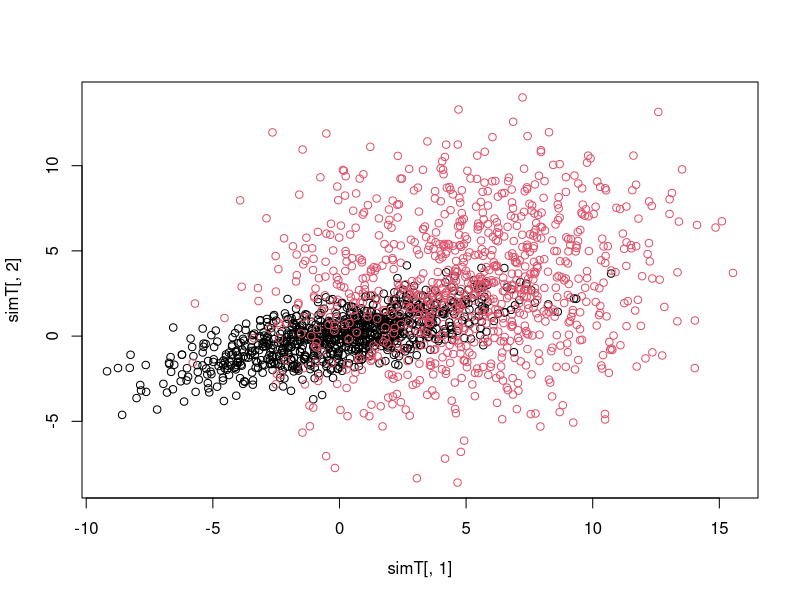
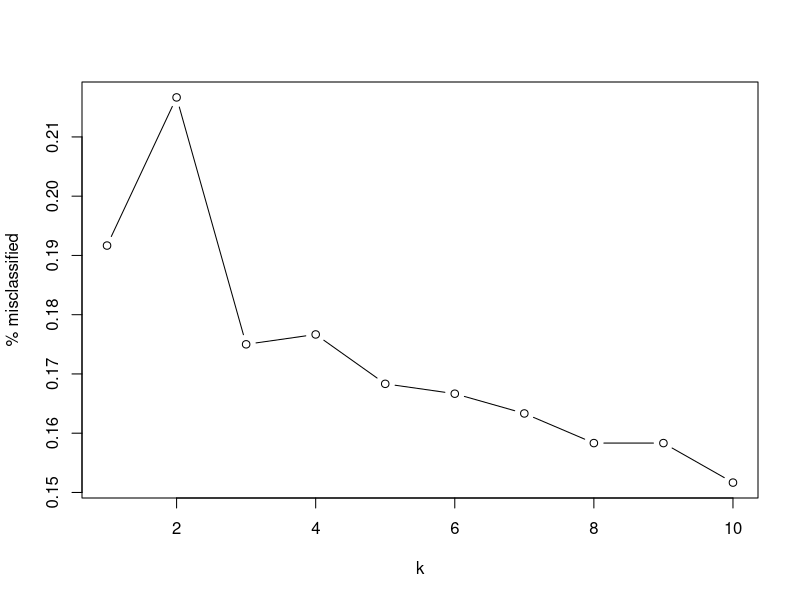

Source code (R) for these figures, in order: (Note: this script raises an error after producing the figures.)
library(MASS)
require(class) ##For knn -> K nearest neighbours

mu = c(0,0) ##Mean vector (0,0)
sig = matrix(c(10, 3, 3, 2), nrow = 2, ncol = 2) ##Sigma, which stands for cov matrix
simA = mvrnorm(900, mu, sig)

muB = c(5,3)
sigB =  matrix(c(12, 2, 2, 15), nrow = 2, ncol = 2)
simB = mvrnorm(900, muB, sigB)

## We will analyse both data sets together, using the rbind function to create the data set simT
simT <- rbind(simA,simB)
## rbind combines its arguments row-wise (i.e., simA on top of simB) so that simT is now a matrix with 1,800
 ## rows and 2 columns.

##Next we will add a column to simT that indicates the class membership of each observation, so that we have
##a record of whether each observation (i.e., each row in the data) in simT came from simA, or from simB.
class_ind <- rep(c(1, 2), each = 900)
simT <- cbind(simT, class_ind)
simT
## The first line of code creates a vector class_ind that repeats the term 1 900 times, and then 2 a further 900
 ## times. The rep function replicates the values in its first argument a set number of times. There are different
 ## ways to specify the function, e.g., rep(c(1, 2), c(900, 900)) or c(rep(1, 900), rep(2, 900).
 ## The second line of code adds the vector class_ind as a third column to the simT dataset. The function
 ## cbind combines the data column-wise (i.e., side to side), in much the same way rbind combines data by rows.

## To visualise the data set simT enter the following:
  plot(simT[,1], simT[,2], col = as.factor(simT[, 3]))
  ## We use the as.factor function to distinguish that the class membership is a categorical variable, and not
  ## numerical, although strictly speaking it isn’t necessary to use this here.
  
  
 ## The function knn takes as its arguments a training data set and a testing data set, which we are now going
 ## to create. We will use a split whereby 1/3 of the data will be used for training, 1/3 of the data will be used
##  for testing, and 1/3 for validation. To create the test and training sub-sets enter the following:
  
  index_train <- c(1:300, 1:300 + 900)
  index_test <- c(1:300 + 300, 1:300 + 900 + 300)
  index_valid <- c(1:300 + 600, 1:300 + 900 + 600)
  
  train <- simT[index_train, 1:2]
  test <- simT[index_test, 1:2]
  valid <- simT[index_valid, 1:2]
  
##  The first line of code creates a vector index_train that consists of the ordered numbers 1, 2, . . . , 300,
##  901, 902, . . . , 1200. We use index_train to select the first third of the data in simTthat come from simA and
##  from simB, with an equal number of points coming from each group. The fourth line creates a matrix train
##  that consists of the un-labelled training data. Similar code divides up the remaining data into the test and
##  valid datasets.
  
##  Now we have the training and the test data, we are able to run knn. We begin with a value of k = 3:
  result <- knn(train, test, cl = simT[index_train, 3], k=3)
  result
## The argument cl=simT[indexindex_train, 3] supplies the function with the true classification for the
## training data set train. These data are used to classify the data points in test. The output in result are
##  the assigned classifications.
  
## Let’s look at the misclassification rate for k = 3. (Note that because we’re analysing simulated data, your
## results may differ slightly from the values shown here. But they should be broadly similar.)
class_agree <- table(result, simT[index_test,3])
class_agree
sum_agree <- sum(diag(class_agree))
sum_agree
(nrow(test) - sum_agree) / nrow(test)
## The inner command table(result, simT[index_test,3]) creates a table comparing the classification
## assigned to the test data by the k-nearest neighbour classifier against the true classification of the data.
## The diag function selects the diagonal elements of the table, which is the number of points where knearest neighbour classification agrees with the true classification. The sum command simply adds these
## values together, and the remainder of the code ensures that the output that is returned is the percentage
## misclassification. 

## To see how the k-nearest neighbour classification performs as a function of k we can write a for loop:
kmax <- 50
k <- 1:kmax
p <- rep(0, kmax)
ntest <- nrow(test)
k_summary <- cbind(k, p)
colnames(k_summary) <- c("k","% misclassified")
for(i in 1:kmax){
  result <- knn(train, test, cl = simT[index_train, 3], k = i)
  class_agree <- table(result, simT[index_test,3])
  sum_agree <- sum(diag(class_agree))
  k_summary[i, 2] <- (ntest - sum_agree) / ntest
}
k_summary[1:10, ]
plot(k_summary[1:10,],  type = "b") 
?knn

?knn.cv
knn.cv(train, valid, k = 3)
dim(train)
dim(valid)

?train
